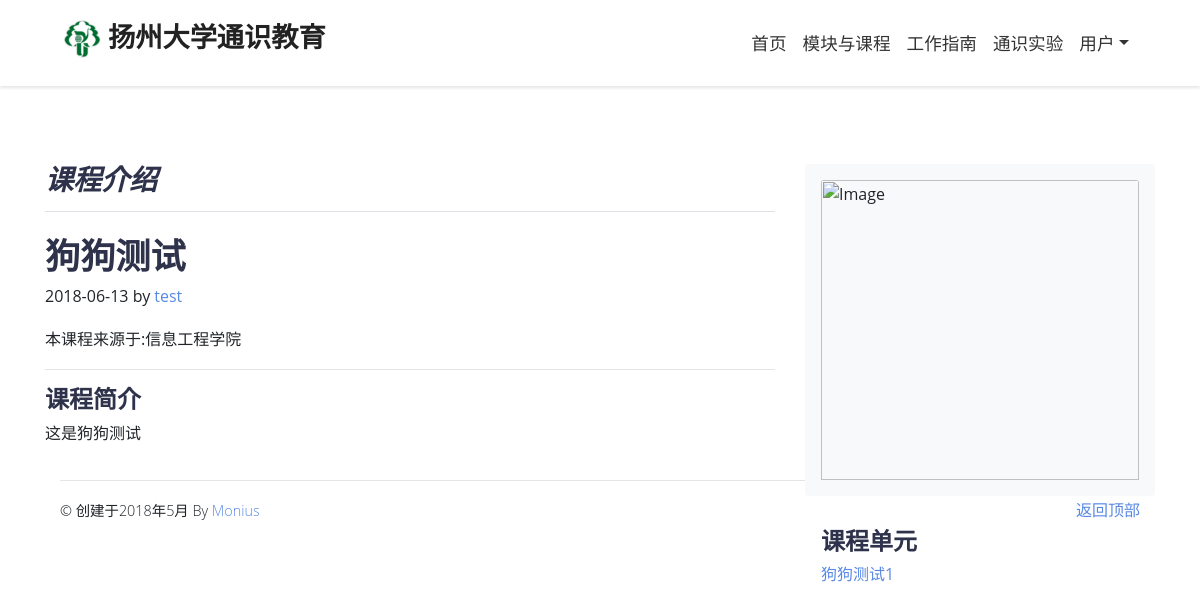
Before: /admin/view_course/狗狗测试 (signed in) with the older database file.
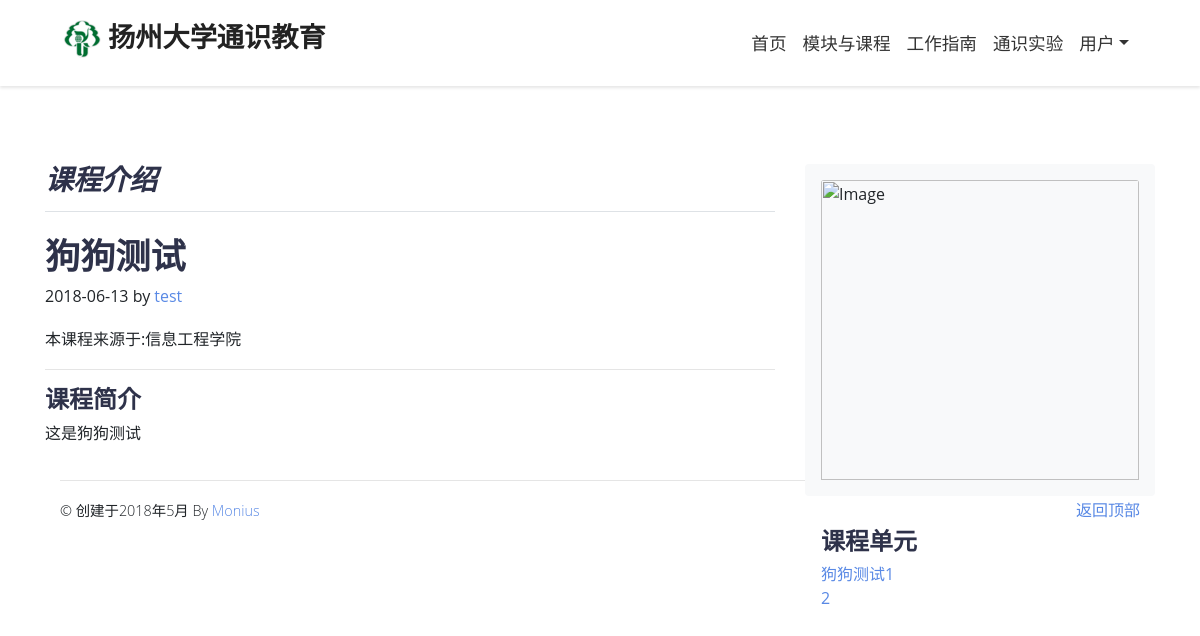
After: the same page with the newer database file.
### app/models.py (models this page shows, shortened)
class Post(db.Model): #实验课程 ORM注册
    id = db.Column(db.Integer, primary_key=True)
    title = db.Column(db.String(80), nullable=False)
    body = db.Column(db.Text, nullable=False)
    timestamp = db.Column(db.DateTime, index=True, default=datetime.utcnow)
    photo = db.Column(db.String(120), nullable=False)
    is_authed = db.Column(db.Boolean, default=False)
    user_id = db.Column(db.Integer, db.ForeignKey('user.id'))
    sections = db.relationship('Section', backref='parent', lazy='dynamic')
    def avatar(self, size):
        if self.photo:
            return "posts/"+self.photo
        digest = md5(self.email.lower().encode('utf-8')).hexdigest()
        return 'https://www.gravatar.com/avatar/{}?d=identicon&s={}'.format(
            digest, size)

class User(UserMixin, db.Model): #用户 ORM注册
    id = db.Column(db.Integer, primary_key=True)
    username = db.Column(db.String(64), index=True, unique=True)
    email = db.Column(db.String(120), index=True, unique=True)
    password_hash = db.Column(db.String(128))
    is_adminenticated = db.Column(db.Boolean, default=False)
    institute = db.Column(db.String(128), nullable=False)
    real_name = db.Column(db.String(128))
    about_me = db.Column(db.String(140))
    last_seen = db.Column(db.DateTime, default=datetime.utcnow)
    photo = db.Column(db.String(120))
    is_authed = db.Column(db.Boolean, default=False)
    posts = db.relationship('Post', backref='author', lazy='dynamic')
    section = db.relationship('Section', backref='author', lazy='dynamic')
    followed = db.relationship(
        'User', secondary=followers,
        primaryjoin=(followers.c.follower_id == id),
        secondaryjoin=(followers.c.followed_id == id),
            backref=db.backref('followers', lazy='dynamic'), lazy='dynamic')

class Section(db.Model): #课程章节 ORM注册
    id = db.Column(db.Integer, primary_key=True)
    title = db.Column(db.String(80), nullable=False)
    body = db.Column(db.Text, nullable=False)
    timestamp = db.Column(db.DateTime, index=True, default=datetime.utcnow)
    video = db.Column(db.String(120))
    is_authed = db.Column(db.Boolean, default=False)
    user_id = db.Column(db.Integer, db.ForeignKey('user.id'))
    post_id = db.Column(db.Integer, db.ForeignKey('post.id'))

### app/admin/routes.py (the view)
@bp.route('/view_course/<title>')
@login_required
def view_course(title):
    post = Post.query.filter_by(title=title).first_or_404()
    return render_template('admin/user/view_course.html', post=post, sections=post.sections.all())

### app/admin/routes.py (called while the page is built)
@bp.before_app_request
def before_request():
    if current_user.is_authenticated:
        current_user.last_seen = datetime.utcnow()
        db.session.commit()

### app/models.py (called while the page is built)
@login.user_loader
def load_user(id):
    return User.query.get(int(id))

### app/templates/admin/user/view_course.html
{% extends "admin/base.html" %}
{% block styles %}
    {{ super() }}
{% endblock %}
{% block app_content %}
    <div class="row">
        <div class="col-md-8 blog-main">
            <h3 class="pb-3 mb-4 font-italic border-bottom">
                课程介绍
            </h3>
            <div class="blog-post">
                <h2 class="blog-post-title">{{ post.title }}</h2>
                <p class="blog-post-meta">{{ post.timestamp.strftime('%Y-%m-%d') }} by
                    <a href="{{ url_for('admin.user',username=post.author.username)}}">{{post.author.username}}</a>
                </p>
                <p>本课程来源于:{{post.author.institute}}</p>
                <hr>
                <h4>课程简介</h4>
                <p>{{post.body}}</p>
            </div>
        </div>
        <aside class="col-md-4 blog-sidebar">
            <div class="p-3 mb-3 bg-light rounded">
                <img class="card-img-top" src="{{ url_for('images.crop', filename=post.avatar(64),  height=200,width=290, quality=95, enlarge=True) }}"
                    alt="Image">
            </div>
            <div class="p-3">
                <h4>课程单元</h4>
                <ol class="list-unstyled mb-0">
                    {% for sec in sections %}
                        <li>
                            <a href="{{ url_for('admin.view_section',course=post.title,title=sec.title)}}">{{ sec.title|e }}</a>
                        </li>
                    {% endfor %}
                </ol>
            </div>
        </aside>
    </div>
{% endblock %}

### app/templates/admin/base.html (shortened to what this page needs)
{% extends "form.html" %}
{% block styles %}
{{ super() }}
{% endblock %}
{% block extra %}
    <li class="nav-item dropdown">
        <a id="pages" href="#" data-toggle="dropdown" aria-haspopup="true" aria-expanded="false" class="nav-link dropdown-toggle">用户</a>
    </li>
{% endblock extra %}

### app/templates/form.html (shortened to what this page needs)
{% extends "base.html" %}
{% block styles %}
{{ super() }}
{% endblock %}
{% block content %}
    <div class='container'>
        {% block app_content %}{% endblock %}
        {% block footer %}{{super()}} {% endblock %}
    </div>
{% endblock %}

### app/templates/base.html (shortened to what this page needs)
﻿{% extends 'bootstrap/base.html' %}
{% set main=main or"" %}
{% set module=module or"" %}
{% set guide=guide or"" %}
{% set experiment=experiment or"" %}
{% block styles %}
<link rel="stylesheet" type="text/css" href="{{ url_for( 'static',filename='css/bootstrap.min.css' )}}">
<link rel="stylesheet" type="text/css" href="{{ url_for( 'static',filename='css/font-awesome.min.css' )}}">
<link rel="stylesheet" type="text/css" href="{{ url_for( 'static',filename='css/font.css' )}}">
<link rel="stylesheet" type="text/css" href="{{ url_for( 'static',filename='css/lightbox.css' )}}">
<link rel="stylesheet" type="text/css" href="{{ url_for( 'static',filename='css/fontastic.css' )}}">
<link rel="stylesheet" type="text/css" href="{{ url_for( 'static',filename='css/style.blue.css' )}}">
<link rel="stylesheet" type="text/css" href="{{ url_for( 'static',filename='css/base.css' )}}">
{% endblock %}
{% block head %}
    {{super()}}
{% endblock %}
{% block navbar %}
    <header class="header">
        <nav class="navbar navbar-expand-lg fixed-top">
            <div class="container">
                    <h5>
                        <a href="{{ url_for('main.index')}}" class="navbar-brand">
                            <img src="{{ url_for('static',filename='images/logo/inner.svg')}}" alt="" class="img-fluid">
                        {{ _('扬州大学通识教育') }}
                        </a>
                    </h5>
                <div id="navbarSupportedContent" class="collapse navbar-collapse">
                    <ul class="navbar-nav ml-auto">
                        <li class="nav-item {{ main }}">
                            <a class="nav-link" href="{{ url_for('main.index')}}">{{ _('首页') }}</a>
                        </li>
                        <li class="nav-item {{ experiment }}">
                            <a class="nav-link" href="{{ url_for('module.index')}}">{{ _('模块与课程') }}</a>
                        </li>
                        <li class="nav-item {{ guide }}">
                            <a class="nav-link" href="{{ url_for('guide.index')}}">{{ _('工作指南') }}</a>
                        </li>
                        <li class="nav-item {{ module }}">
                            <a class="nav-link" href="{{ url_for('experiment.index')}}">{{ _('通识实验') }}</a>
                        </li>
                        {% block extra %} {% endblock extra %}
                    </ul>
                </div>
            </div>
        </nav>
    </header>
{% endblock %}
{%- block content %}
        {%- block footer %}
            <footer class="container">
                <hr>
                <p class="float-right"><a href="#">返回顶部</a></p>
                <p class="copyrights-text mb-3 mb-lg-0">&copy; 创建于2018年5月
                     By <a href="https://github.com/Mon-ius/Generate-education" > Monius</a>
                </p>
            </footer>
        {%- endblock footer %}
{%- endblock content %}

### app/static/css/style.blue.css (style rules this page uses)
a { -webkit-transition: all 0.3s; transition: all 0.3s; display: inline-block; }
nav.navbar { -webkit-transition: all 0.4s; transition: all 0.4s; }
.copyrights-text { font-weight: 300; font-size: 0.9rem; }
.navbar { padding: 1.1rem 1rem; }
.navbar-brand { display: inline-block; padding-top: 0.3125rem; padding-bottom: 0.3125rem; margin-right: 1rem; font-size: 1.25rem; width: 7.5rem; }
body { font-family: "Poppins", sans-serif; font-size: 1rem; font-weight: 400; line-height: 1.5; color: #212529; background-color: #fff; }
a { color: #0069d9; text-decoration: none; -webkit-transition: all 0.2s ease-in-out; transition: all 0.2s ease-in-out; }
h1, h2, h3, h4, h5, h6, .h1, .h2, .h3, .h4, .h5, .h6 { margin-bottom: 0.5rem; font-family: inherit; font-weight: 300; line-height: 1.2; color: inherit; }
h2, .h2 { font-size: 2rem; }
h3, .h3 { font-size: 1.65rem; }
h4, .h4 { font-size: 1.5rem; }
h5, .h5 { font-size: 1.25rem; }
hr { border-top: 1px solid rgba(0, 0, 0, 0.1); }
.bg-light { background-color: #f8f9fa !important; }
.nav-link { color: #333; font-weight: 400; padding: 0.5rem 1rem; }
.card-img-top { border-top-left-radius: calc(0 - 1px); border-top-right-radius: calc(0 - 1px); }

### app/static/css/base.css (style rules this page uses)
body { padding-top: 80px; position: relative; overflow-x: hidden; }
a { -webkit-transition: all 0.3s; transition: all 0.3s; display: inline-block; }
p { line-height: 1.7rem; }
nav.navbar { padding-top: 15px; padding-bottom: 15px; -webkit-box-shadow: 0 2px 3px rgba(0, 0, 0, 0.1); box-shadow: 0 2px 3px rgba(0, 0, 0, 0.1); background: #fff; -webkit-transition: all 0.5s; transition: all 0.5s; }
nav.navbar .navbar-brand { font-weight: 800; font-size: 1.7rem; color: #222; }
nav.navbar a.nav-link { color: #333; font-size: 1.1rem; }
@media (min-width: 992px) { nav.navbar { padding-left: 3rem; padding-right: 3rem; } }
.navbar { padding: 0.5rem 1rem; }
.navbar-brand { display: inline-block; padding-top: 0.3125rem; padding-bottom: 0.3125rem; margin-right: 1rem; font-size: 1.25rem; }
body { font-family: "Open Sans", sans-serif; font-size: 1rem; font-weight: normal; line-height: 1.5; color: #212529; background-color: #fff; }
a { color: #5989e5; text-decoration: none; }
h1, h2, h3, h4, h5, h6, .h1, .h2, .h3, .h4, .h5, .h6 { margin-bottom: 0.5rem; font-family: inherit; font-weight: 800; line-height: 1.1; color: #2e324a; }
h2, .h2 { font-size: 2.2rem; }
h3, .h3 { font-size: 1.75rem; }
h4, .h4 { font-size: 1.5rem; }
h5, .h5 { font-size: 1.25rem; }
hr { border-top: 1px solid rgba(0, 0, 0, 0.1); }
.bg-light { background-color: #f8f9fa !important; }

### app/templates/form.html (style rules this page uses)
body>.container { padding: 60px 15px 0; }

### app/templates/admin/base.html (style rules this page uses)
body>.container { padding: 60px 15px 0; }

Changed rows visible on the page:
added Section: title "2"
